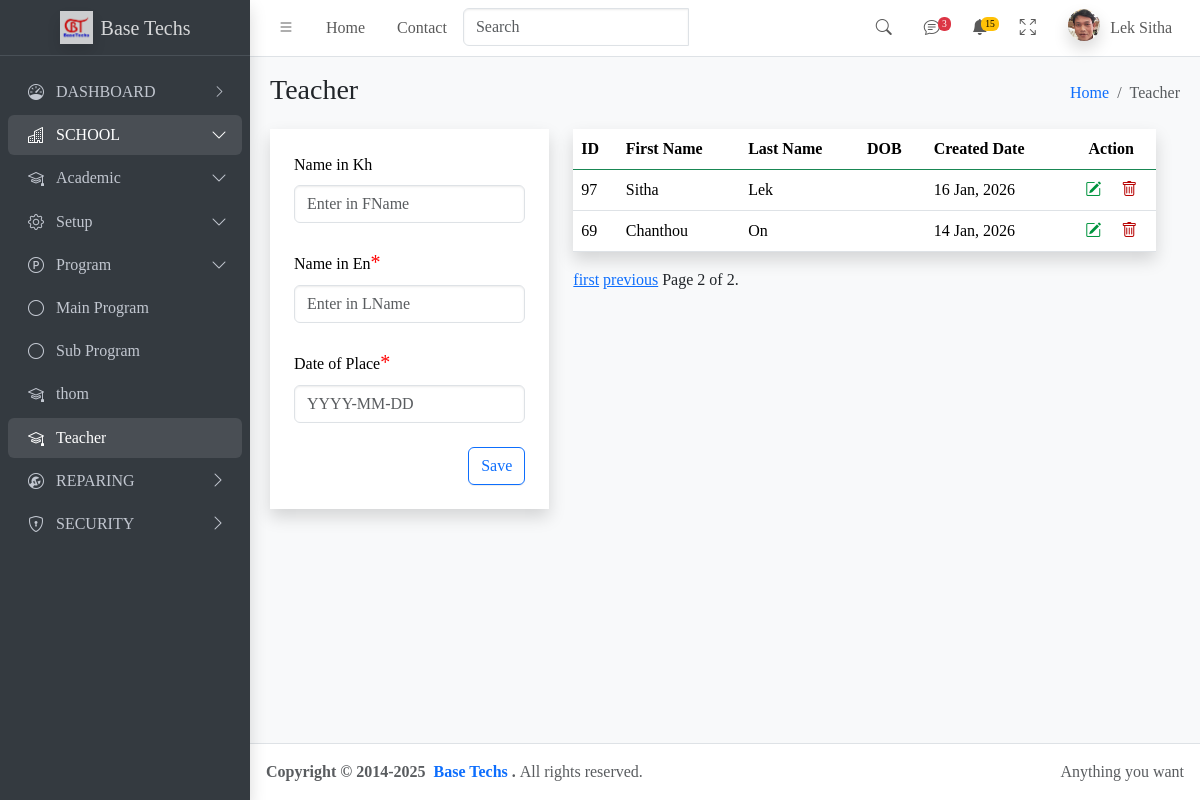
/teacher/?page=2, run on an earlier commit of the app's database.
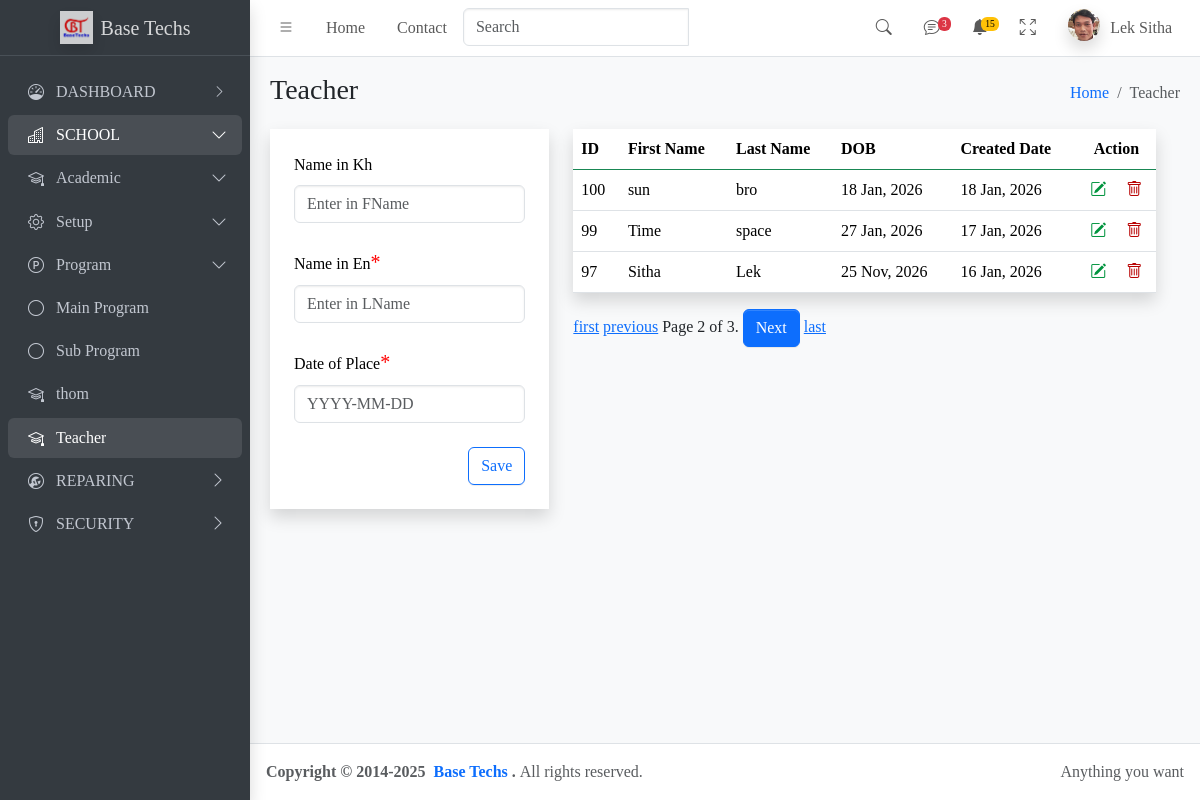
And on a later commit of the database.
### apps/teacher/models.py (models this page shows, shortened)
class Teacher(models.Model):
    fname=models.CharField(max_length=200)
    lname=models.CharField(max_length=200)
    dob=models.DateField(null=True,blank=True)
    teacher_image=models.ImageField(null=True,blank=True)
    created_at=models.DateTimeField(auto_now_add=True)

### apps/teacher/views.py (the view)
# urls.py: path('teacher/',view=views.teacher,name="teacher"),
def teacher(request):
    tform=TeacherForm()
    tea=Teacher.objects.all().order_by('-created_at')
    paginator=Paginator(tea,3)
    page_number = request.GET.get('page')
    try:
        page_obj = paginator.get_page(page_number)
    except PageNotAnInteger:
        page_obj = paginator.get_page(1)
    except EmptyPage:
        page_obj = paginator.get_page(paginator.num_pages)
    context={
             'tForm':tform,
             'button':'Save',
             'teachers':page_obj,
             }
    return render(request,'teacher.html',context)

### apps/teacher/form.py
class TeacherForm(ModelForm):
    class Meta:
        model=Teacher
        fields="__all__"
    def __init__(self,*args,**kwargs):
        super().__init__(*args,**kwargs)
        self.fields['fname'].widget.attrs.update({'class':'form-control','placeholder': 'Enter in FName','id':'txtfname_save','autocomplete': 'off'})
        self.fields['lname'].widget.attrs.update({'class':'form-control','placeholder': 'Enter in LName','id':'txtlname_save'})
        self.fields['dob'].widget.attrs.update({
                'class': 'form-control datepicker',
                'placeholder': 'YYYY-MM-DD',
                'autocomplete': 'off'
            })

### apps/teacher/templates/teacher.html (shortened to what this page needs)
{%extends 'main.html'%}
 {%block contentheader%} Teacher {%endblock%}
 {%block breadcrumb%} Teacher {%endblock%}
{%block search_textbox%}
<div class="input-group">
 {%include 'partials/search-textbox_teacher.html'%}
 {%include 'partials/spinner_teacher.html'%}
</div>
{%endblock%}
{%block content%}
<div class="row">
  <div class="row" id="myRow">
    {%include 'partials/save-form_teacher.html'%}
    {%include 'partials/detail-list_teacher.html'%}
  </div>
</div>
{%endblock%}

### apps/teacher/templates/partials/data_row-teacher.html
<tr>
  <td>{{teacher.id}}</td>
  <td>{{teacher.fname}}</td>
  <td>{{teacher.lname}}</td>
  <td>{{teacher.dob|date:"d M, Y"}}</td>
  <td>{{teacher.created_at|date:"d M, Y"}}</td>
  <td class="text-center">
    <a href="javascript:void(0);"
      ><i
        class="edit-icon bi bi-pencil-square"
        hx-get="{%url 'update' teacher.id%}"
        hx-trigger="click"
        hx-target="#teachme"
        hx-swap="innerHTML"
      ></i></a
    >&ensp;&ensp;
    <a href="javascript:void(0);"
      ><i
        class="delete-icon bi bi-trash"
        hx-get="{% url 'delete_teacher' teacher.id %}"
        hx-target="#modal_content"
        hx-trigger="click"
        hx-swap="innerHTML"
        data-bs-toggle="modal"
        data-bs-target="#modal_teacher"
        class="btn btn-danger"
      ></i
    ></a>
  </td>
</tr>

What changed in the data, as far as the page shows it:
no longer on this page (row unchanged): Teacher: id "69", fname "Chanthou", lname "On", created_at "14 Jan, 2026"
now on this page (row unchanged): Teacher: id "100", fname "sun", lname "bro", dob "18 Jan, 2026", created_at "18 Jan, 2026"
now on this page (row edited): Teacher: id "99", fname "Time", lname "space", dob "27 Jan, 2026", created_at "17 Jan, 2026"
changed Teacher "Sitha": dob (not shown) → "25 Nov, 2026"
Also different on the page:
{{ teachers.paginator.num_pages }}: "2" → "3"
text now shown: "Next last"
